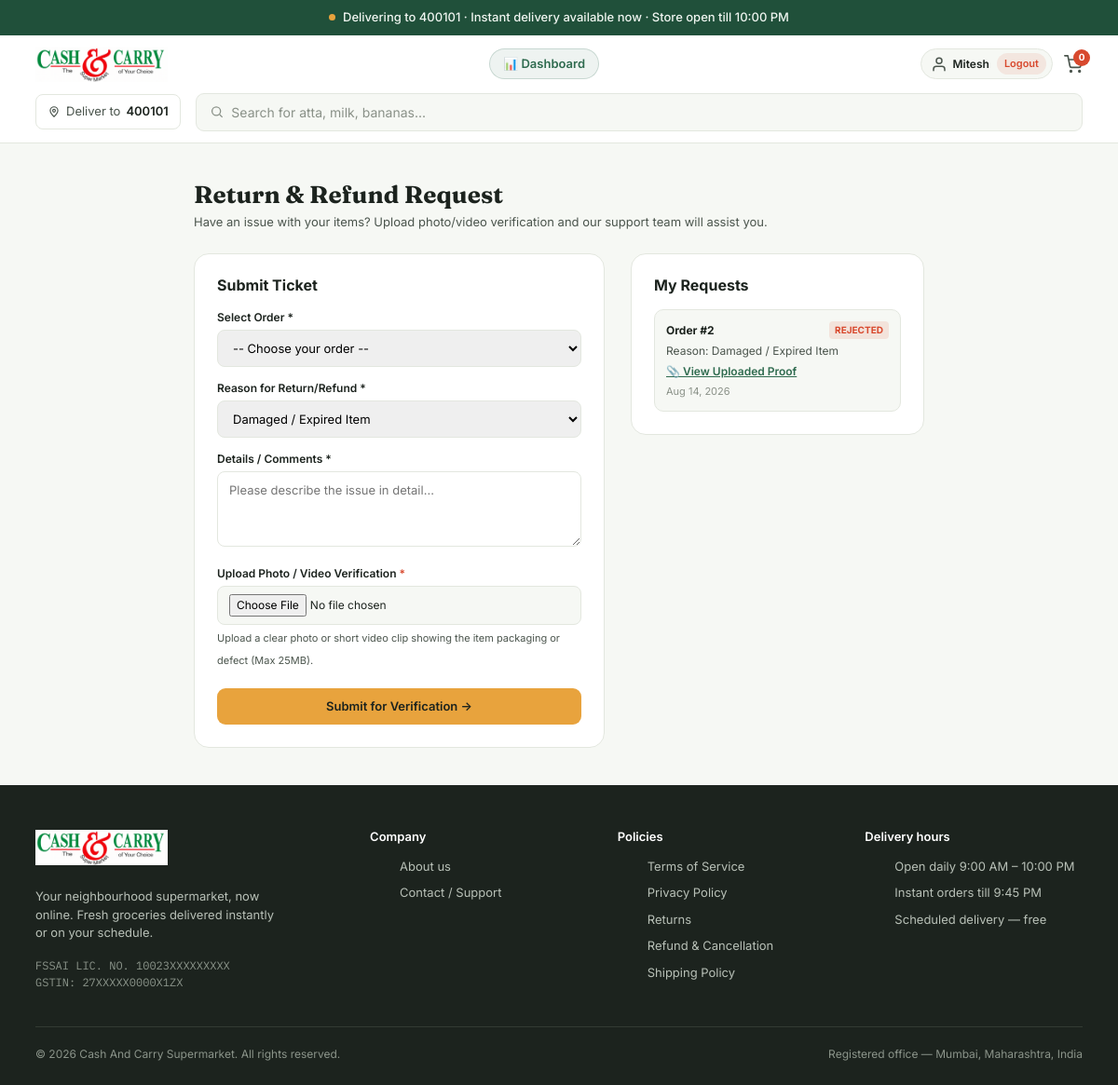
The page /refund-request/ (signed in) on the database its author committed.
### store/models.py (models this page shows, shortened)
class User(AbstractUser):
    class Role(models.TextChoices):
        CUSTOMER = "customer", "Customer"
        EMPLOYEE = "employee", "Employee"
        MANAGER = "manager", "Manager"
        ADMIN = "admin", "Admin"
    role = models.CharField(max_length=20, choices=Role.choices, default=Role.CUSTOMER)
    phone = models.CharField(max_length=20, blank=True, null=True)

class RefundRequest(models.Model):
    STATUS_CHOICES = [
        ('pending', 'Pending Review'),
        ('approved', 'Approved'),
        ('rejected', 'Rejected'),
        ('processed', 'Refund Processed'),
    ]
    REASON_CHOICES = [
        ('damaged', 'Damaged / Expired Item'),
        ('missing', 'Missing Item in Delivery'),
        ('wrong_item', 'Wrong Item Delivered'),
        ('quality', 'Quality Not Satisfactory'),
        ('other', 'Other Reason'),
    ]
    user = models.ForeignKey(settings.AUTH_USER_MODEL, on_delete=models.CASCADE, related_name='refund_requests')
    order = models.ForeignKey('Order', on_delete=models.CASCADE, related_name='refund_requests')
    reason = models.CharField(max_length=50, choices=REASON_CHOICES, default='damaged')
    description = models.TextField(help_text="Detailed reason for refund")
    proof_file = models.FileField(upload_to='refund_proofs/', null=True, blank=True, help_text="Upload image/video proof")
    amount_requested = models.DecimalField(max_digits=10, decimal_places=2, null=True, blank=True)
    status = models.CharField(max_length=20, choices=STATUS_CHOICES, default='pending')
    admin_notes = models.TextField(blank=True, null=True)
    created_at = models.DateTimeField(auto_now_add=True)
    updated_at = models.DateTimeField(auto_now=True)

class Order(models.Model):
    class DeliveryMode(models.TextChoices):
        INSTANT = "instant", "Instant Delivery (30 Mins)"
    class OrderStatus(models.TextChoices):
        PENDING_ACCEPTANCE = "pending_acceptance", "Pending Acceptance"
        ACCEPTED = "accepted", "Accepted"
        REJECTED = "rejected", "Rejected"
        PREPARING = "preparing", "Preparing"
        PACKED = "packed", "Packed"
        OUT_FOR_DELIVERY = "out_for_delivery", "Out for Delivery"
        DELIVERED = "delivered", "Delivered"
        CANCELLED = "cancelled", "Cancelled"
    class PickingStatus(models.TextChoices):
        UNPICKED = "unpicked", "Unpicked"
        PICKING = "picking", "Picking"
        PICKED = "picked", "Picked"
        PACKED = "packed", "Packed"
        OUT_FOR_DELIVERY = "out_for_delivery", "Out for Delivery"
        DELIVERED = "delivered", "Delivered"
    class PaymentStatus(models.TextChoices):
        PENDING = "pending", "Pending"
        PAID = "paid", "Paid"
        FAILED = "failed", "Failed"
        REFUNDED = "refunded", "Refunded"
        PARTIALLY_REFUNDED = "partially_refunded", "Partially Refunded"
    class PaymentMethod(models.TextChoices):
        COD = "COD", "Cash on Delivery"
        UPI = "UPI", "UPI / Online"
    user = models.ForeignKey(User, on_delete=models.PROTECT, related_name="orders")
    address = models.ForeignKey(Address, on_delete=models.PROTECT, related_name="orders")
    delivery_mode = models.CharField(
        max_length=20,
        choices=DeliveryMode.choices,
        default=DeliveryMode.INSTANT
    )
    payment_method = models.CharField(
        max_length=20,
        choices=PaymentMethod.choices,
        default=PaymentMethod.COD
    )
    scheduled_slot_start = models.DateTimeField(blank=True, null=True)
    scheduled_slot_end = models.DateTimeField(blank=True, null=True)
    delivery_fee = models.DecimalField(max_digits=10, decimal_places=2, default=0)
    subtotal = models.DecimalField(max_digits=10, decimal_places=2)
    discount = models.DecimalField(max_digits=10, decimal_places=2, default=0)
    total_amount = models.DecimalField(max_digits=10, decimal_places=2)
    payment_status = models.CharField(max_length=20, choices=PaymentStatus.choices, default=PaymentStatus.PENDING)
    order_status = models.CharField(
        max_length=25, choices=OrderStatus.choices, default=OrderStatus.PENDING_ACCEPTANCE
    )
    rejection_reason = models.CharField(max_length=255, blank=True, null=True)
    accepted_by = models.ForeignKey(
        User, on_delete=models.SET_NULL, blank=True, null=True, related_name="accepted_orders"
    )
    accepted_at = models.DateTimeField(blank=True, null=True)
    picking_status = models.CharField(
        max_length=20, choices=PickingStatus.choices, default=PickingStatus.UNPICKED
    )
    delivery_instructions = models.CharField(max_length=255, blank=True, null=True)
    created_at = models.DateTimeField(auto_now_add=True)

### store/views.py (the view, shortened to what this page needs)
# urls.py: path('refund-request/', views.refund_request, name='refund'),
@login_required
def refund_request(request):
    user_orders = Order.objects.filter(user=request.user).order_by('-created_at')
    my_refunds = RefundRequest.objects.filter(user=request.user).order_by('-created_at')
    return render(request, 'refund.html', {
        'orders': user_orders,
        'my_refunds': my_refunds
    })

### templates/refund.html (shortened to what this page needs)
{% extends 'base.html' %}
{% block content %}
<section class="section" style="padding: 40px 0; min-height: 75vh;">
  <div class="wrap" style="max-width: 840px; margin: 0 auto;">
    <div style="margin-bottom: 24px;">
      <h1 class="display" style="font-size: 26px; font-weight: 700; margin-bottom: 4px;">Return &amp; Refund Request</h1>
      <p style="color: var(--charcoal-soft); font-size: 13px; margin: 0;">Have an issue with your items? Upload photo/video verification and our support team will assist you.</p>
    </div>
    <div style="display: grid; grid-template-columns: 1.4fr 1fr; gap: 28px; align-items: start;">
      <div style="background: var(--white); border: 1px solid var(--line); border-radius: 16px; padding: 24px;">
        <h2 style="font-size: 16px; font-weight: 700; margin-bottom: 16px;">Submit Ticket</h2>
        {% if orders %}
          <form method="POST" action="{% url 'refund' %}" enctype="multipart/form-data">
            <div style="display: flex; flex-direction: column; gap: 14px;">
              <div>
                <label style="display: block; font-size: 12px; font-weight: 600; margin-bottom: 4px;">Select Order *</label>
                <select name="order_id" required style="width: 100%; padding: 10px 12px; border: 1px solid var(--line); border-radius: 8px; font-size: 13px;">
                  <option value="">-- Choose your order --</option>
                </select>
              </div>
              <div>
                <label style="display: block; font-size: 12px; font-weight: 600; margin-bottom: 4px;">Reason for Return/Refund *</label>
                <select name="reason" required style="width: 100%; padding: 10px 12px; border: 1px solid var(--line); border-radius: 8px; font-size: 13px;">
                  <option value="damaged">Damaged / Expired Item</option>
                </select>
              </div>
              <div>
                <label style="display: block; font-size: 12px; font-weight: 600; margin-bottom: 4px;">Details / Comments *</label>
                <textarea name="description" rows="3" required placeholder="Please describe the issue in detail..." style="width: 100%; padding: 10px 12px; border: 1px solid var(--line); border-radius: 8px; font-size: 13px; resize: vertical;"></textarea>
              </div>
              <div>
                <label style="display: block; font-size: 12px; font-weight: 600; margin-bottom: 4px;">
                  Upload Photo / Video Verification <span style="color: var(--chili);">*</span>
                </label>
                <input
                  type="file"
                  name="proof_file"
                  accept="image/*,video/*"
                  required
                  style="width: 100%; padding: 8px 12px; border: 1px solid var(--line); border-radius: 8px; font-size: 12px; background: var(--mist);"
                >
                <small style="color: var(--charcoal-soft); font-size: 11px;">Upload a clear photo or short video clip showing the item packaging or defect (Max 25MB).</small>
              </div>
              <button type="submit" class="btn btn-primary" style="padding: 10px 20px; font-size: 13px; justify-content: center; margin-top: 6px;">
                Submit for Verification →
              </button>
            </div>
          </form>
        {% else %}
          <p style="font-size: 13px; color: var(--charcoal-soft);">You have not placed any orders yet.</p>
        {% endif %}
      </div>
      <div style="background: var(--white); border: 1px solid var(--line); border-radius: 16px; padding: 24px;">
        <h2 style="font-size: 16px; font-weight: 700; margin-bottom: 16px;">My Requests</h2>
        {% if my_refunds %}
          <div style="display: flex; flex-direction: column; gap: 12px;">
            {% for ref in my_refunds %}
              <div style="background: var(--mist); border: 1px solid var(--line); padding: 12px; border-radius: 10px; font-size: 12px;">
                <div style="display: flex; justify-content: space-between; align-items: center; margin-bottom: 4px;">
                  <strong>Order #{{ ref.order.id }}</strong>
                  <span style="font-weight: 700; padding: 2px 6px; border-radius: 4px; text-transform: uppercase; font-size: 10px;
                    {% if ref.status == 'approved' or ref.status == 'processed' %}background: rgba(47, 107, 79, 0.15); color: var(--leaf);
                    {% elif ref.status == 'rejected' %}background: rgba(216, 73, 46, 0.12); color: var(--chili);
                    {% else %}background: rgba(232, 163, 61, 0.15); color: var(--turmeric-dark);{% endif %}">
                    {{ ref.get_status_display }}
                  </span>
                </div>
                <div style="color: var(--charcoal-soft); margin-bottom: 4px;">Reason: {{ ref.get_reason_display }}</div>
                {% if ref.proof_file %}
                  <div style="margin-top: 4px;">
                    <a href="{{ ref.proof_file.url }}" target="_blank" style="color: var(--leaf); font-weight: 600; text-decoration: underline;">
                      📎 View Uploaded Proof
                    </a>
                  </div>
                {% endif %}
                <div style="font-size: 11px; color: #8A9188; margin-top: 4px;">{{ ref.created_at|date:"M d, Y" }}</div>
              </div>
            {% endfor %}
          </div>
        {% else %}
          <p style="font-size: 13px; color: var(--charcoal-soft);">No return/refund tickets submitted.</p>
        {% endif %}
      </div>
    </div>
  </div>
</section>
{% endblock %}

### templates/base.html (shortened to what this page needs)
{% load static %}
<!DOCTYPE html>
<html lang="en">
<head>
<link href="https://cdn.jsdelivr.net/npm/bootstrap@5.3.8/dist/css/bootstrap.min.css" rel="stylesheet">
</head>
<body>
  <div class="status-banner">
    <div class="wrap">
      <span class="status-dot"></span>
      Delivering to 400101 · Instant delivery available now · Store open till 10:00 PM
    </div>
  </div>
  <header>
    <div class="wrap header-container">
      <div class="header-top-row">
        <a class="navbar-brand d-flex align-items-center gap-2" href="{% url 'home' %}">
            <img src="{% static 'images/logo.png' %}" alt="CnC Supermarket" height="38" class="d-inline-block align-text-top">
        </a>
        <div class="header-center">
          {% if user.is_authenticated %}
            {% if user.role != 'customer' or user.is_staff or user.is_superuser %}
              <a href="{% url 'dashboard' %}" class="dashboard-link" title="Store Operations Dashboard">
                📊 Dashboard
              </a>
            {% endif %}
          {% endif %}
        </div>
        <div class="header-actions">
          {% if user.is_authenticated %}
            <div class="user-badge-pill">
              <a href="{% url 'profile' %}" class="icon-btn" title="{{ user.username }}'s Profile" aria-label="Profile">
                <svg width="18" height="18" viewBox="0 0 24 24" fill="none" stroke="currentColor" stroke-width="2" stroke-linecap="round" stroke-linejoin="round">
                  <path d="M20 21v-2a4 4 0 0 0-4-4H8a4 4 0 0 0-4 4v2"/>
                  <circle cx="12" cy="7" r="4"/>
                </svg>
                <span style="font-size: 12px; font-weight: 600; color: var(--charcoal);">{{ user.first_name|default:user.username }}</span>
              </a>
              <a href="{% url 'logout' %}" class="logout-btn-mini" title="Sign Out">
                Logout
              </a>
            </div>
          {% else %}
            <a href="{% url 'login' %}" class="btn btn-secondary" style="padding: 6px 12px; font-size: 12px;">Log In</a>
            <a href="{% url 'register' %}" class="btn btn-primary" style="padding: 6px 12px; font-size: 12px;">Register</a>
          {% endif %}
          <a href="{% url 'cart' %}" class="icon-btn" title="Shopping Cart" aria-label="Cart">
            <svg width="20" height="20" viewBox="0 0 24 24" fill="none" stroke="currentColor" stroke-width="2" stroke-linecap="round" stroke-linejoin="round">
              <circle cx="9" cy="21" r="1"/>
              <circle cx="20" cy="21" r="1"/>
              <path d="M1 1h4l2.68 13.39a2 2 0 0 0 2 1.61h9.72a2 2 0 0 0 2-1.61L23 6H6"/>
            </svg>
            <span id="cart-count" class="cart-count">
              {% if request.session.cart %}
                {{ request.session.cart.values|length }}
              {% else %}
                0
              {% endif %}
            </span>
          </a>
        </div>
      </div>
      <div class="header-bottom-row">
        <div class="location-pill">
          <svg width="14" height="14" viewBox="0 0 24 24" fill="none" stroke="currentColor" stroke-width="2"><path d="M12 21s-7-6.5-7-11a7 7 0 0 1 14 0c0 4.5-7 11-7 11z"/><circle cx="12" cy="10" r="2.5"/></svg>
          Deliver to <strong>400101</strong>
        </div>
        <div class="search-bar">
          <svg width="16" height="16" viewBox="0 0 24 24" fill="none" stroke="#8A9188" stroke-width="2"><circle cx="11" cy="11" r="7"/><path d="M21 21l-4.35-4.35"/></svg>
          <input type="text" placeholder="Search for atta, milk, bananas...">
        </div>
      </div>
    </div>
  </header>
  {% block content %}{% endblock %}
  <footer>
    <div class="wrap">
      <div class="footer-grid">
        <div>
          <a class="navbar-brand d-flex align-items-center gap-2" href="{% url 'home' %}">
            <img src="{% static 'images/logo.png' %}" alt="CnC Supermarket" height="38" class="d-inline-block align-text-top">
          </a>
          <br>
          <p class="footer-desc">Your neighbourhood supermarket, now online. Fresh groceries delivered instantly or on your schedule.</p>
          <div class="legal-line">FSSAI LIC. NO. 10023XXXXXXXXX</div>
          <div class="legal-line">GSTIN: 27XXXXX0000X1ZX</div>
        </div>
        <div>
          <h4>Company</h4>
          <ul>
            <li><a href="{% url 'about' %}">About us</a></li>
            <li><a href="{% url 'contact' %}">Contact / Support</a></li>
          </ul>
        </div>
        <div>
          <h4>Policies</h4>
          <ul>
            <li><a href="{% url 'terms' %}">Terms of Service</a></li>
            <li><a href="{% url 'privacy' %}">Privacy Policy</a></li>
            <li><a href="{% url 'returns' %}">Returns</a></li>
            <li><a href="{% url 'refunds_policy' %}">Refund &amp; Cancellation</a></li>
            <li><a href="{% url 'shipping_policy' %}">Shipping Policy</a></li>
          </ul>
        </div>
        <div>
          <h4>Delivery hours</h4>
          <ul>
            <li>Open daily 9:00 AM – 10:00 PM</li>
            <li>Instant orders till 9:45 PM</li>
            <li>Scheduled delivery — free</li>
          </ul>
        </div>
      </div>
      <div class="footer-bottom">
        <span>© 2026 Cash And Carry Supermarket. All rights reserved.</span>
        <span>Registered office — Mumbai, Maharashtra, India</span>
      </div>
    </div>
  </footer>
</body>
</html>

### rows shown on the page
User: first_name "Mitesh"
RefundRequest: order.id "2", status "REJECTED", reason "Damaged / Expired Item", created_at "Aug 14, 2026"
